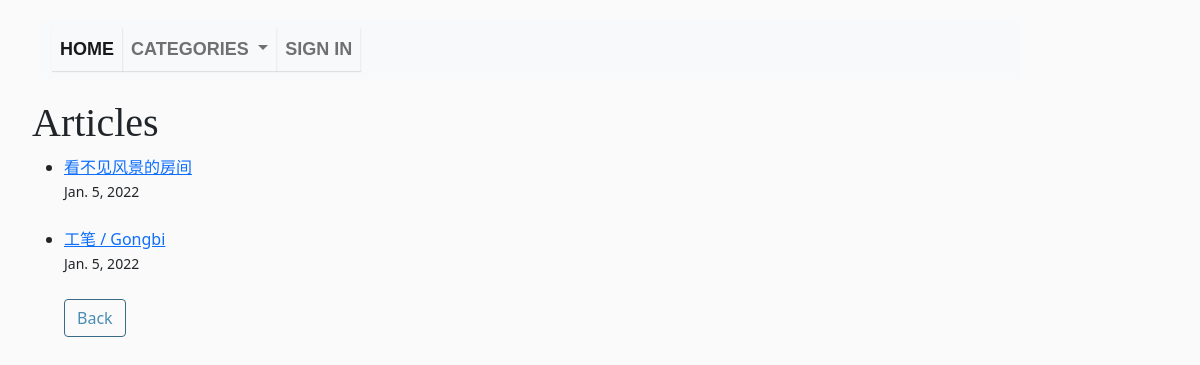
/category/Articles/, run on an earlier commit of the app's database.
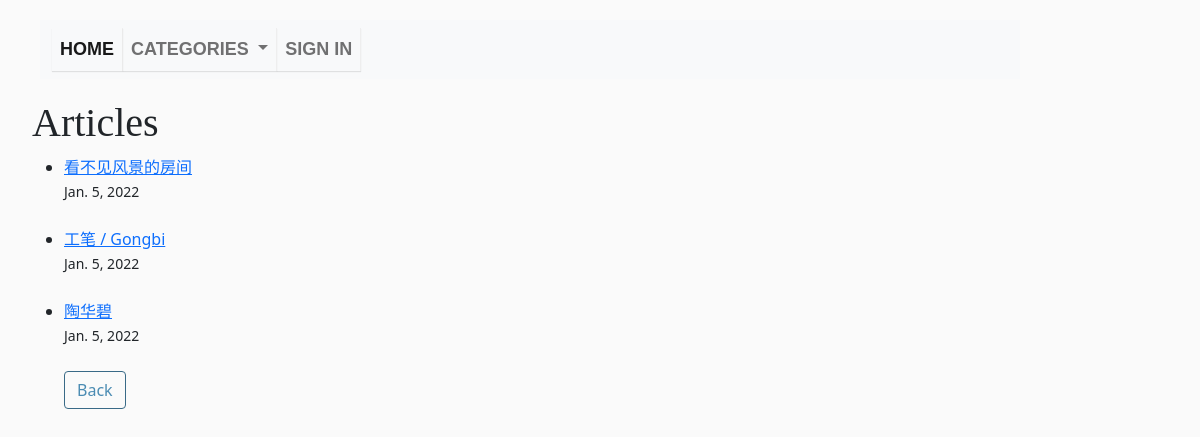
And on a later commit of the database.
### blog/models.py (models this page shows, shortened)
class Post(models.Model):
    title = models.CharField(max_length= 255)
    author = models.ForeignKey(User, on_delete= models.CASCADE)
    body =  RichTextField(blank = True, null = True, max_length= 7000)
    post_date = models.DateField(auto_now_add= True)
    category = models.CharField(max_length= 255, default = 'China')
    snipped = models.CharField(max_length= 400)

### blog/views.py (the view)
# urls.py: path('category/<str:cats>/', CategoryView, name= 'category'),
def CategoryView(request, cats):
    category_posts = Post.objects.filter(category = cats.replace('-', ' '))
    return render(request, 'categories.html', {'cats': cats.title(), 'category_posts': category_posts})

### blog/templates/categories.html
{%  extends 'base.html' %}
{%  block content %}
{% if category_posts %}
<h1> {{ cats }}  </h1>
    <ul>
    {% for post in category_posts %}
       <li> <a href="{% url 'article_detail' post.pk %}">
           {{ post.title }}</a> <br/>  <small> {{ post.post_date}} </small> <br/> <br/>
    {% endfor %}
    <a href="{% url 'home' %}" class="btn btn-secondary"> Back</a>
    </ul>
    {%  else  %}
       <h2> Sorry, there are no articles in this category yet </h2>
       <a href="{% url 'home' %}" class="btn btn-secondary"> Back</a>
    {%  endif %}
{%  endblock %}

What changed in the data, as far as the page shows it:
added Post: title "陶华碧", post_date "Jan. 5, 2022"
